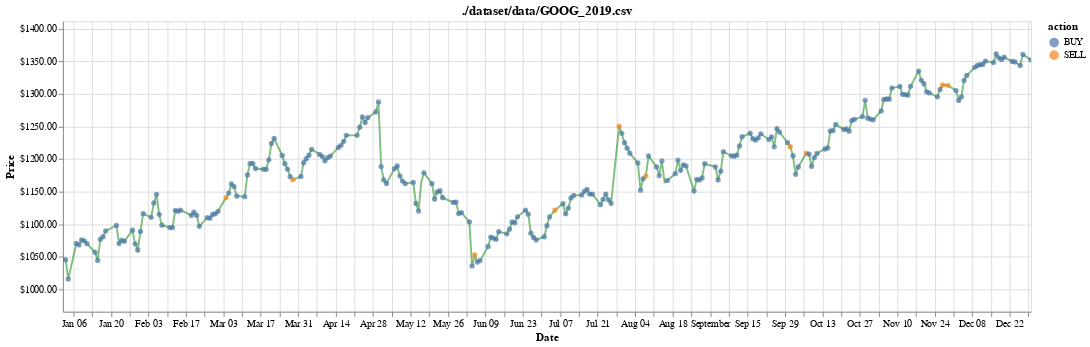

This figure's notebook cell:
### Code cell
chart = visualize(df, history, title=test_stock)
chart

### Figure 1 — Vega-Lite specification as saved in the notebook (floating-point values rounded to 4 significant figures; data arrays with more than 128 entries replaced by an {"elided": "..."} marker saying what was removed)
{"config": {"view": {"continuousWidth": 400, "continuousHeight": 300}}, "layer": [{"mark": {"type": "line", "color": "green", "opacity": 0.5}, "encoding": {"x": {"field": "date", "type": "temporal"}, "y": {"axis": {"format": "$.2f", "title": "Price"}, "field": "position", "scale": {"clamp": true, "domain": [966.1, 1411.0]}, "type": "quantitative"}}, "selection": {"selector003": {"type": "interval", "bind": "scales", "encodings": ["x"]}}}, {"mark": {"type": "point", "filled": true}, "encoding": {"color": {"field": "action", "type": "nominal"}, "x": {"axis": {"title": "Date"}, "field": "date", "type": "temporal"}, "y": {"axis": {"format": "$.2f", "title": "Price"}, "field": "position", "scale": {"clamp": true, "domain": [966.1, 1411.0]}, "type": "quantitative"}}, "selection": {"selector004": {"type": "interval", "bind": "scales", "encodings": ["x"]}}, "transform": [{"filter": "(datum.action !== 'HOLD')"}]}], "data": {"name": "data-d86984fc063ed119110ca3fd9c76ee71"}, "height": 300, "title": "./dataset/data/GOOG_2019.csv", "width": 1000, "$schema": "https://vega.github.io/schema/vega-lite/v4.17.0.json", "datasets": {"data-d86984fc063ed119110ca3fd9c76ee71": {"elided": "251 records"}}}
